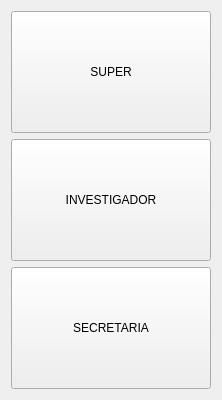
<?xml version="1.0" encoding="UTF-8"?>
<ui version="4.0">
 <class>Control</class>
 <widget class="QWidget" name="Control">
  <property name="geometry">
   <rect>
    <x>0</x>
    <y>0</y>
    <width>222</width>
    <height>400</height>
   </rect>
  </property>
  <property name="minimumSize">
   <size>
    <width>222</width>
    <height>400</height>
   </size>
  </property>
  <property name="maximumSize">
   <size>
    <width>222</width>
    <height>400</height>
   </size>
  </property>
  <property name="windowTitle">
   <string>Controlador</string>
  </property>
  <layout class="QGridLayout" name="gridLayout">
   <item row="0" column="0">
    <widget class="QPushButton" name="superMenu">
     <property name="minimumSize">
      <size>
       <width>0</width>
       <height>122</height>
      </size>
     </property>
     <property name="text">
      <string>SUPER</string>
     </property>
    </widget>
   </item>
   <item row="1" column="0">
    <widget class="QPushButton" name="invesMenu">
     <property name="minimumSize">
      <size>
       <width>0</width>
       <height>122</height>
      </size>
     </property>
     <property name="text">
      <string>INVESTIGADOR</string>
     </property>
    </widget>
   </item>
   <item row="2" column="0">
    <widget class="QPushButton" name="secreMenu">
     <property name="minimumSize">
      <size>
       <width>0</width>
       <height>122</height>
      </size>
     </property>
     <property name="text">
      <string>SECRETARIA</string>
     </property>
    </widget>
   </item>
  </layout>
 </widget>
 <resources/>
 <connections/>
</ui>
